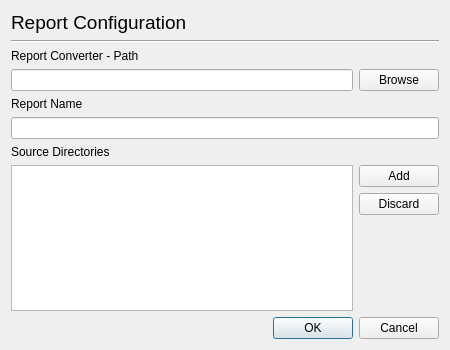
<?xml version="1.0" encoding="UTF-8"?>
<ui version="4.0">
 <class>Report_Config</class>
 <widget class="QDialog" name="Report_Config">
  <property name="geometry">
   <rect>
    <x>0</x>
    <y>0</y>
    <width>450</width>
    <height>350</height>
   </rect>
  </property>
  <property name="minimumSize">
   <size>
    <width>0</width>
    <height>0</height>
   </size>
  </property>
  <property name="maximumSize">
   <size>
    <width>16777215</width>
    <height>16777215</height>
   </size>
  </property>
  <property name="windowTitle">
   <string>Report Configuration</string>
  </property>
  <layout class="QVBoxLayout" name="verticalLayout">
   <item>
    <widget class="QLabel" name="label">
     <property name="font">
      <font>
       <pointsize>14</pointsize>
      </font>
     </property>
     <property name="text">
      <string>Report Configuration</string>
     </property>
    </widget>
   </item>
   <item>
    <widget class="Line" name="line">
     <property name="orientation">
      <enum>Qt::Horizontal</enum>
     </property>
    </widget>
   </item>
   <item>
    <widget class="QLabel" name="label_2">
     <property name="text">
      <string>Report Converter - Path</string>
     </property>
    </widget>
   </item>
   <item>
    <layout class="QHBoxLayout" name="horizontalLayout">
     <item>
      <widget class="QLineEdit" name="report_conv_input">
       <property name="text">
        <string/>
       </property>
      </widget>
     </item>
     <item>
      <widget class="QPushButton" name="report_conv_path">
       <property name="text">
        <string>Browse</string>
       </property>
      </widget>
     </item>
    </layout>
   </item>
   <item>
    <widget class="QLabel" name="label_7">
     <property name="text">
      <string>Report Name</string>
     </property>
    </widget>
   </item>
   <item>
    <widget class="QLineEdit" name="report_name"/>
   </item>
   <item>
    <widget class="QLabel" name="label_8">
     <property name="text">
      <string>Source Directories</string>
     </property>
    </widget>
   </item>
   <item>
    <layout class="QHBoxLayout" name="horizontalLayout_2">
     <item>
      <widget class="QListWidget" name="report_srcdirs_list">
       <property name="sizePolicy">
        <sizepolicy hsizetype="Expanding" vsizetype="Expanding">
         <horstretch>0</horstretch>
         <verstretch>0</verstretch>
        </sizepolicy>
       </property>
      </widget>
     </item>
     <item>
      <layout class="QVBoxLayout" name="verticalLayout_2">
       <item alignment="Qt::AlignTop">
        <widget class="QPushButton" name="report_srcdirs_add">
         <property name="layoutDirection">
          <enum>Qt::LeftToRight</enum>
         </property>
         <property name="text">
          <string>Add</string>
         </property>
        </widget>
       </item>
       <item>
        <widget class="QPushButton" name="report_srcdirs_discard">
         <property name="text">
          <string>Discard</string>
         </property>
        </widget>
       </item>
       <item>
        <spacer name="verticalSpacer">
         <property name="orientation">
          <enum>Qt::Vertical</enum>
         </property>
         <property name="sizeType">
          <enum>QSizePolicy::Expanding</enum>
         </property>
         <property name="sizeHint" stdset="0">
          <size>
           <width>20</width>
           <height>40</height>
          </size>
         </property>
        </spacer>
       </item>
      </layout>
     </item>
    </layout>
   </item>
   <item>
    <widget class="QDialogButtonBox" name="buttonBox">
     <property name="standardButtons">
      <set>QDialogButtonBox::Cancel|QDialogButtonBox::Ok</set>
     </property>
    </widget>
   </item>
  </layout>
 </widget>
 <resources/>
 <connections/>
</ui>
